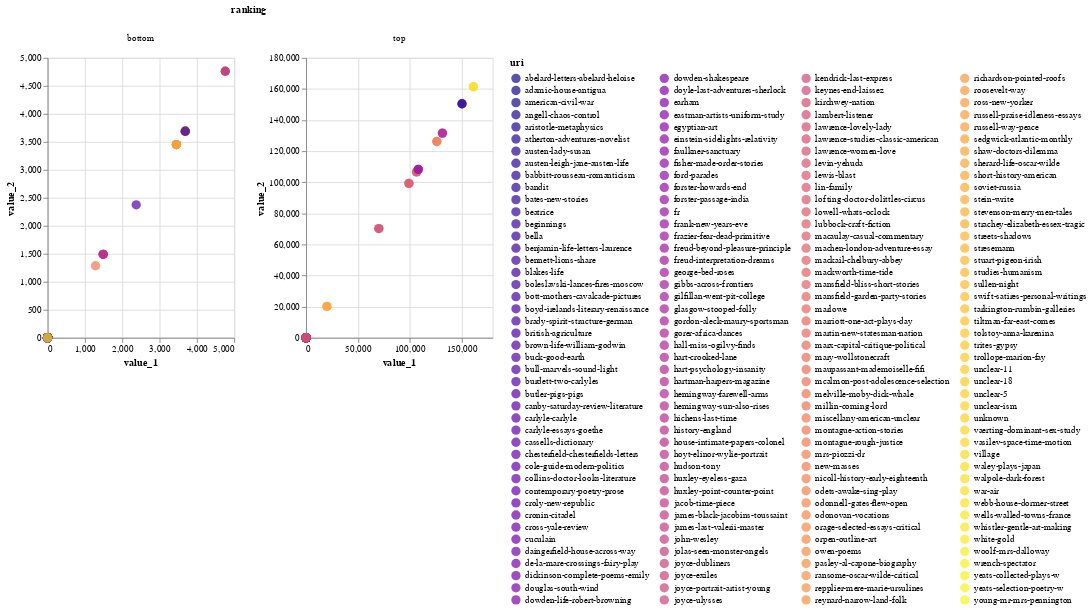

The cell this chart's notebook holds for it:
### Code cell
local_cols = [col for col in all_borrows_books.columns if 'local' in col]
global_cols = [col for col in all_borrows_books.columns if 'global' in col]
cols = all_borrows_books[global_cols + local_cols].columns.tolist()
cols.remove('global_louvain')
cols.remove('local_louvain')
comparison_df = all_borrows_books[all_borrows_books.component == 0][cols + 'uri']
ranked_exploded, chart = compare_node_variability(comparison_df, cols)
chart

### Figure 1 — Vega-Lite specification as saved in the notebook (floating-point values rounded to 4 significant figures; data arrays with more than 128 entries replaced by an {"elided": "..."} marker saying what was removed)
{"config": {"view": {"continuousWidth": 400, "continuousHeight": 300}}, "data": {"name": "data-1785104a09de67e5183c20199a96a5ee"}, "mark": {"type": "circle", "size": 100}, "encoding": {"color": {"type": "nominal", "field": "uri", "legend": {"columns": 4, "symbolLimit": 176}, "scale": {"scheme": "plasma"}}, "column": {"type": "nominal", "field": "ranking"}, "tooltip": [{"type": "nominal", "field": "uri"}, {"type": "nominal", "field": "col_1"}, {"type": "quantitative", "field": "value_1"}, {"type": "nominal", "field": "col_2"}, {"type": "quantitative", "field": "value_2"}, {"type": "nominal", "field": "ranking"}, {"type": "quantitative", "field": "abs_diff"}], "x": {"type": "quantitative", "field": "value_1"}, "y": {"type": "quantitative", "field": "value_2"}}, "resolve": {"scale": {"x": "independent", "y": "independent"}}, "width": 200, "$schema": "https://vega.github.io/schema/vega-lite/v4.8.1.json", "datasets": {"data-1785104a09de67e5183c20199a96a5ee": {"elided": "360 records"}}}
